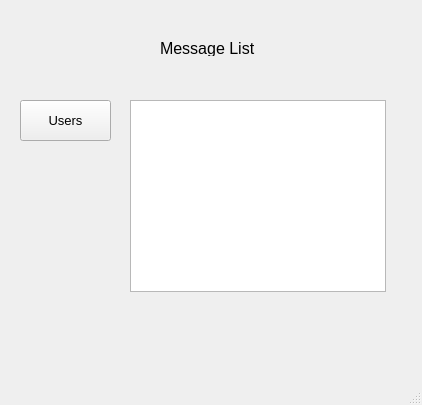
<?xml version="1.0" encoding="UTF-8"?>
<ui version="4.0">
 <class>MessWindow</class>
 <widget class="QMainWindow" name="MessWindow">
  <property name="geometry">
   <rect>
    <x>0</x>
    <y>0</y>
    <width>422</width>
    <height>405</height>
   </rect>
  </property>
  <property name="windowTitle">
   <string>MainWindow</string>
  </property>
  <widget class="QWidget" name="centralwidget">
   <widget class="QLabel" name="label">
    <property name="geometry">
     <rect>
      <x>160</x>
      <y>40</y>
      <width>141</width>
      <height>16</height>
     </rect>
    </property>
    <property name="font">
     <font>
      <pointsize>12</pointsize>
     </font>
    </property>
    <property name="text">
     <string>Message List</string>
    </property>
   </widget>
   <widget class="QPushButton" name="pushButton">
    <property name="geometry">
     <rect>
      <x>20</x>
      <y>100</y>
      <width>91</width>
      <height>41</height>
     </rect>
    </property>
    <property name="font">
     <font>
      <pointsize>10</pointsize>
     </font>
    </property>
    <property name="text">
     <string>Users</string>
    </property>
   </widget>
   <widget class="QListWidget" name="messageList">
    <property name="geometry">
     <rect>
      <x>130</x>
      <y>100</y>
      <width>256</width>
      <height>192</height>
     </rect>
    </property>
   </widget>
  </widget>
  <widget class="QMenuBar" name="menubar">
   <property name="geometry">
    <rect>
     <x>0</x>
     <y>0</y>
     <width>422</width>
     <height>21</height>
    </rect>
   </property>
  </widget>
  <widget class="QStatusBar" name="statusbar"/>
 </widget>
 <resources/>
 <connections/>
</ui>
